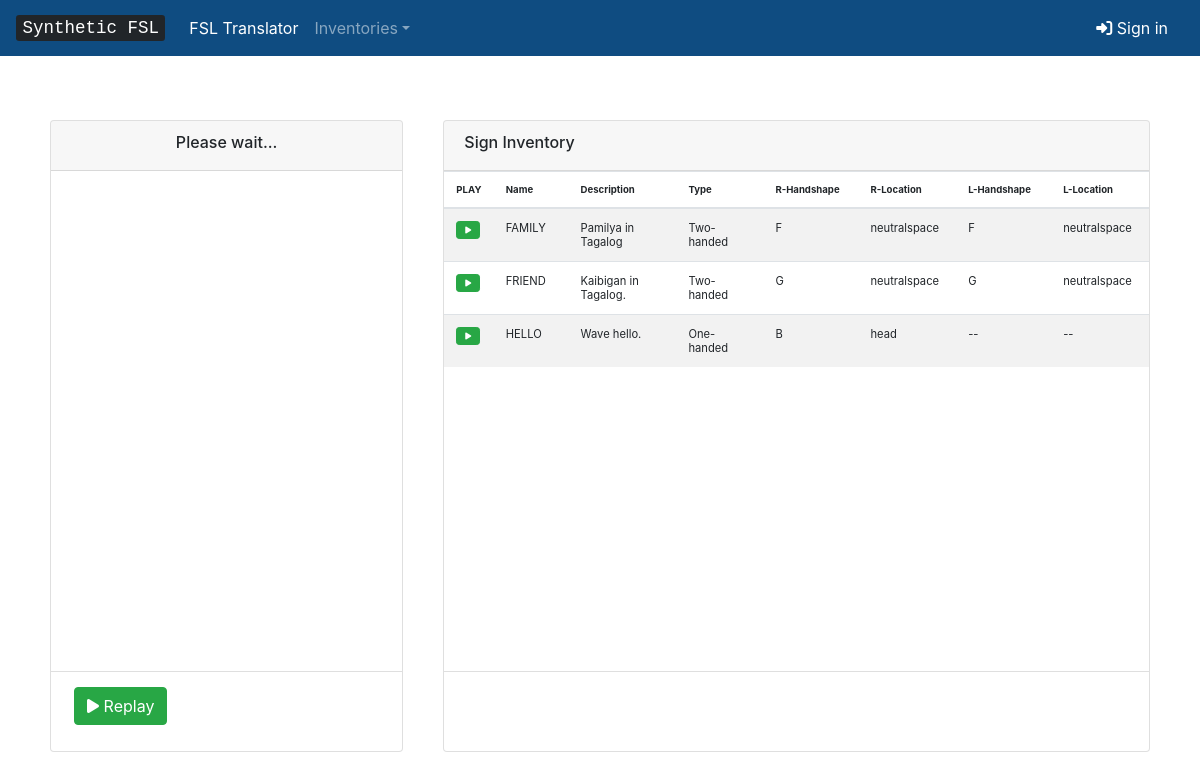
Before: /signs/ with the older database file.
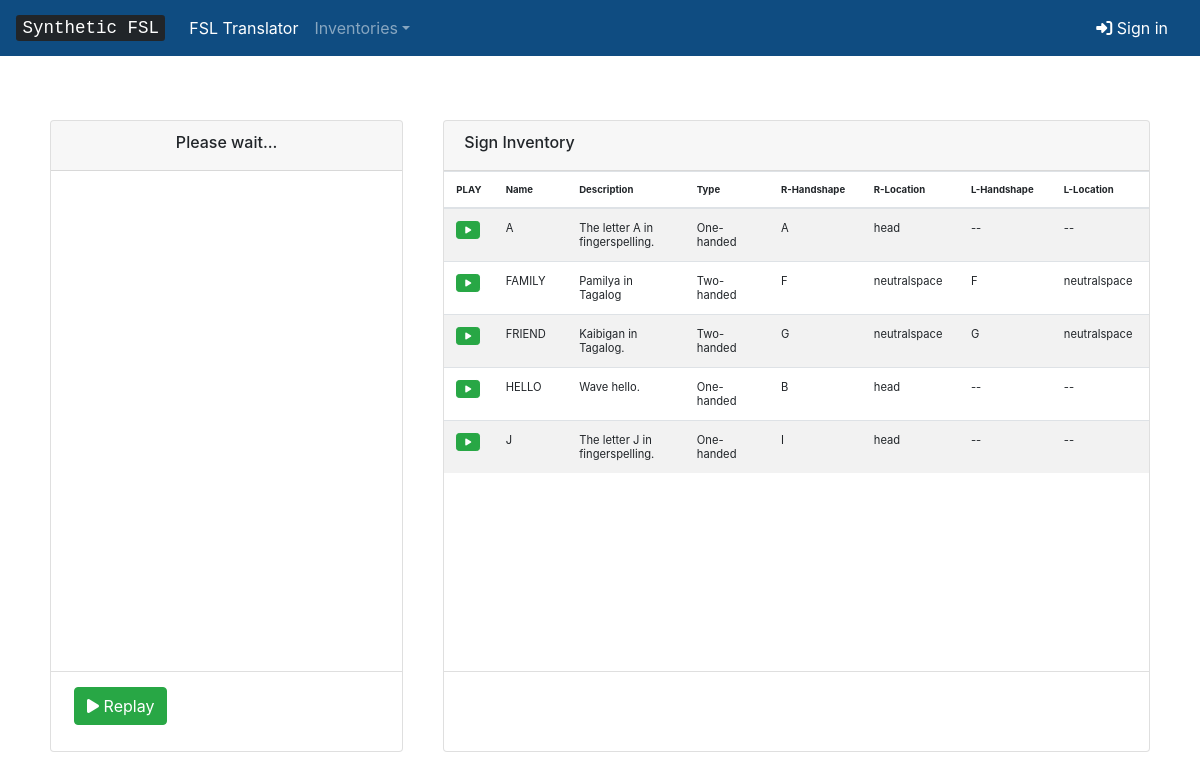
After: the same page with the newer database file.
### inventory/models.py (models this page shows, shortened)
class Sign(models.Model):
	name = models.CharField(max_length=200, verbose_name='Name')
	description = models.TextField(verbose_name='Description')
	twoHanded = models.BooleanField(default=False)
	rightHandshape = models.ForeignKey(Handshape, verbose_name="Right Handshape", default="1", on_delete=models.CASCADE, related_name='rightHandshape_sign_set')
	rightFingerDirection = models.CharField(max_length=5, verbose_name='Right External Finger Direction', default='')
	rightPalmOrientation = models.CharField(max_length=5, verbose_name='Right Palm Orientation', default='')
	leftHandshape = models.ForeignKey(Handshape, verbose_name="Left Handshape", default="1", on_delete=models.CASCADE, related_name='leftHandshape_sign_set')
	leftFingerDirection = models.CharField(max_length=5, verbose_name='Left External Finger Direction', default='')
	leftPalmOrientation = models.CharField(max_length=5, verbose_name='Left Palm Orientation', default='')
	locationType = models.CharField(max_length=10, verbose_name='Location Type', default='')
	rightLocation = models.CharField(max_length=20, verbose_name='Right Hand Location', default='')
	rightLocationSide = models.CharField(max_length=20, verbose_name='Right Hand Location Side', default='')
	rightLocationContact = models.CharField(max_length=20, verbose_name='Right Hand Location Contact', default='')
	leftLocation = models.CharField(max_length=20, verbose_name='Left Hand Location', default='')
	leftLocationSide = models.CharField(max_length=20, verbose_name='Left Hand Location Contact', default='')
	leftLocationContact = models.CharField(max_length=20, verbose_name='Left Hand Location Side', default='')
	constellationContact = models.CharField(max_length=20, verbose_name='Constellation Contact', default='')
	constellationLocation = models.CharField(max_length=20, verbose_name='Constellation Location', default='')
	constellationLocationSide = models.CharField(max_length=20, verbose_name='Constellation Location Side', default='')
	constellationLocationContact = models.CharField(max_length=20, verbose_name='Constellation Location Contact', default='')
	rightContactType = models.CharField(max_length=20, verbose_name='Right Contact Type', default='')
	leftContactType = models.CharField(max_length=20, verbose_name='Left Contact Type', default='')
	rightContactFinger = models.CharField(max_length=5, verbose_name='Constellation Location Contact', default='')
	rightContactPart = models.CharField(max_length=20, verbose_name='Right Contact Part', default='')
	rightContactSide = models.CharField(max_length=20, verbose_name='Right Contact Side', default='')
	leftContactFinger = models.CharField(max_length=20, verbose_name='Right Contact Side', default='')
	leftContactPart = models.CharField(max_length=20, verbose_name='Right Contact Side', default='')
	leftContactSide = models.CharField(max_length=20, verbose_name='Right Contact Side', default='')
	sigml = models.TextField(default="<sigml></sigml>");
	rightMotionSequence = ListTextField(base_field=models.CharField(max_length=1000), size=10,)
	rightMotionTags = ListTextField(base_field=models.CharField(max_length=500), size=10,)
	rightTargetConfigs = ListTextField(base_field=models.CharField(max_length=500), size=10,)
	rightTargetLocs = ListTextField(base_field=models.CharField(max_length=500), size=10,)
	leftMotionSequence = ListTextField(base_field=models.CharField(max_length=1000), size=10,)
	leftMotionTags = ListTextField(base_field=models.CharField(max_length=500), size=10,)
	leftTargetConfigs = ListTextField(base_field=models.CharField(max_length=500), size=10,)
	leftTargetLocs = ListTextField(base_field=models.CharField(max_length=500), size=10,)
	nondom = models.BooleanField(default=False)
	motionType = models.CharField(max_length=10, verbose_name='Motion Type', default='split')
	symmetry = models.CharField(max_length=7, verbose_name='Symmetry', default='split')
	outofphase = models.BooleanField(default=False)
	class Meta:
		ordering = ['name']

class Handshape(models.Model):
	name = models.CharField(max_length=200, verbose_name='Name')
	description = models.TextField(verbose_name='Description')
	created_date = models.DateTimeField(default=timezone.now, verbose_name='Date')
	handshape = models.CharField(max_length=20, verbose_name='Handshape', default="None")
	thumbpos = models.CharField(max_length=20, verbose_name='Thumb Position', default="None")
	specialfingers = models.CharField(max_length=20, verbose_name='Special Fingers', default="None")
	mainbend = models.CharField(max_length=20, verbose_name='Main Bend', default="None")
	bend1_1 = models.FloatField(default=0)
	bend1_2 = models.FloatField(default=0)
	bend1_3 = models.FloatField(default=0)
	bend1_4 = models.FloatField(default=0)
	bend1_5 = models.FloatField(default=0)
	bend2_1 = models.FloatField(default=0)
	bend2_2 = models.FloatField(default=0)
	bend2_3 = models.FloatField(default=0)
	bend2_4 = models.FloatField(default=0)
	bend3_1 = models.FloatField(default=0)
	bend3_2 = models.FloatField(default=0)
	bend3_3 = models.FloatField(default=0)
	bend3_4 = models.FloatField(default=0)
	bend4_1 = models.FloatField(default=0)
	bend4_2 = models.FloatField(default=0)
	bend4_3 = models.FloatField(default=0)
	bend4_4 = models.FloatField(default=0)
	bend5_1 = models.FloatField(default=0)
	bend5_2 = models.FloatField(default=0)
	bend5_3 = models.FloatField(default=0)
	bend5_4 = models.FloatField(default=0)
	sigml = models.TextField(default="<sigml></sigml>")
	class Meta:
		ordering = ['name']

### inventory/views.py (the view)
# urls.py: path('signs/', views.sign_list, name='sign_list'),
def sign_list(request):
	signs = Sign.objects.all()
	context = {'signs' : signs}
	return render(request, 'inventory/sign_list.html', context)

### inventory/templates/inventory/sign_list.html (shortened to what this page needs)
{% extends 'inventory/avatargui.html' %}
{% block info %}
<div class="card">
	<h6 class="card-header" style="height:50px;">Sign Inventory</h6>
	<div class="card-body" style="height:500px;padding: 0px;overflow-y: scroll;">
			<table class="table table-striped mb-0">
				<thead style="text-align: left;font-size: 0.6rem;">
					<tr>
						<th scope="col" style="word-wrap:break-word;width:50px;height:35px;">PLAY</th>
						<th scope="col" style="word-wrap:break-word;width:90px;height:35px;">Name</th>
						<th scope="col" style="word-wrap:break-word;width:150px;height:35px;">Description</th>
						<th scope="col" style="word-wrap:break-word;width:90px;height:35px;">Type</th>
						<th scope="col" style="word-wrap:break-word;width:120px;height:35px;">R-Handshape</th>
						<th scope="col" style="word-wrap:break-word;width:105px;height:35px;">R-Location</th>
						<th scope="col" style="word-wrap:break-word;width:120px;height:35px;">L-Handshape</th>
						<th scope="col" style="word-wrap:break-word;width:105px;height:35px;">L-Location</th>
					</tr>
				</thead>
				<tbody>
					{% for sign in signs %}
					<tr>
						<td style="word-wrap:break-word;width:50px;">
							<button class="btn btn-sm btn-success" style="font-size: 0.5rem;" onclick="writesigml('{{ sign.sigml }}');"><i class="fas fa-play"></i></button>
						</td>
						<td style="word-wrap:break-word;width:90px;">
							{{ sign.name }}
						</td>
						<td style="word-wrap:break-word;width:150px;">
							{{ sign.description }}
						</td>
						<td style="word-wrap:break-word;width:120px;">
							{% if sign.twoHanded %}
								Two-handed
							{% else %}
								One-handed
							{% endif %}
						</td>
						<td style="word-wrap:break-word;width:100px;">
							{{ sign.rightHandshape.name }}
						</td>
						<td style="word-wrap:break-word;width:105px;">
							{% if sign.locationType == 'split' %}
								{{ sign.rightLocation }}
							{% else %}
								{{ sign.constellationLocation }}
							{% endif %}
						</td>
						<td style="word-wrap:break-word;width:100px;">
							{% if sign.twoHanded %}
								{{ sign.leftHandshape.name }}
							{% else %}
								--
							{% endif %}
						</td>
						<td style="word-wrap:break-word;width:105px;">
							{% if sign.twoHanded %}
								{% if sign.locationType == 'split' %}
									{{ sign.leftLocation }}
								{% else %}
									{{ sign.constellationLocation }}
								{% endif %}
							{% else %}
								--
							{% endif %}
						</td>
					</tr>
					{% endfor %}
				</tbody>
			</table>
	</div>
	<div class="card-footer bg-transparent" style="height:80px;">
	</div>
</div>
{% endblock %}

### inventory/templates/inventory/avatargui.html (shortened to what this page needs)
{% extends 'inventory/base.html' %}
{% block content %}
			<div class="detail">
				<div class="detail-1">
					<div class="card text-center">
						<h6 id="loading" class="card-header" style="height:50px;">Please wait...</h6>
						<div class="card-body" style="height:500px;padding:0px !important;">
						</div>
						<div class="card-footer bg-transparent" style="height:80px;">
							<div class="row" style="padding: 1%;">
								<div class="col-3" style="height:80%;">
									<button type="button" id="animate" class="btn btn-success bttnPlaySiGMLText av0"><i class="fas fa-play"></i> Replay</button>
								</div>
								<div class="col CWASAAvMenu av0 text-capitalize"></div>
							</div>
						</div>
					</div>
				</div>
				<div class="detail-2" style="border-color: grey;">
					{% block info %}
					{% endblock %}
				</div>
			</div>
{% endblock %}

### inventory/templates/inventory/base.html (shortened to what this page needs)
{% load static %}
<html lang="en">
	<head>
		<link rel="stylesheet" href="https://maxcdn.bootstrapcdn.com/bootstrap/4.0.0/css/bootstrap.min.css">
		<link rel="stylesheet" href="{% static 'css/style.css' %}">
	</head>
	<body onload="CWASA.init();">
		<nav class="navbar navbar-expand-lg navbar-dark bg-primary fixed-top">
			<a class="navbar-brand" href="/"><kbd>Synthetic FSL</a></kbd>
			<div class="collapse navbar-collapse" id="navbarNavAltMarkup">
				<ul class="navbar-nav mr-auto mt-2 mt-lg-0">
					<li class="nav-item active">
						<a class="nav-link" href="{% url 'translator' %}">FSL Translator</a>
					</li>
					<li class="nav-item dropdown">
					<a class="nav-link dropdown-toggle" href="#" id="navbarDropdown" role="button" data-toggle="dropdown" aria-haspopup="true" aria-expanded="false">Inventories</a>
					</li>
				</ul>
				{% if user.is_authenticated %}
				<a href="{% url 'logout' %}" class="nav-item nav-link text-white">
					<i class="fas fa-sign-out-alt"></i> Sign out
				</a>
				{% else %}
				<a href="{% url 'login' %}" class="nav-item nav-link text-white">
					<i class="fas fa-sign-in-alt"></i> Sign in
				</a>
				{% endif %}
			</div>
		</nav>
		<div style="padding: 100px 30px 0 30px;font-size: 0.9rem;">
			{% block content %}
			{% endblock %}
		</div>
	</body>
</html>

### inventory/static/css/style.css (style rules this page uses)
td { text-align: left; }
.bg-primary, .btn-primary { background-color: #0f4c81 !important; }
@media (min-width: 900px) { .detail { display: flex; align-items: flex-start; justify-content: flex-start; } }
.detail-1, .detail-2 { margin: 20px; }
.detail-1 { flex: 1; }
.detail-2 { flex: 2; }
tbody { font-size: 0.7rem; }

Changed rows visible on the page:
added Sign: name "A", description "The letter A in fingerspelling.", twoHanded "One-handed", rightHandshape.name "A", rightLocation "head"
added Sign: name "J", description "The letter J in fingerspelling.", twoHanded "One-handed", rightHandshape.name "I", rightLocation "head"
